Frame 1 (no input): blank canvas, image omitted
Frame 60 (the mouse pressed at the canvas centre just before this capture): blank canvas, image omitted
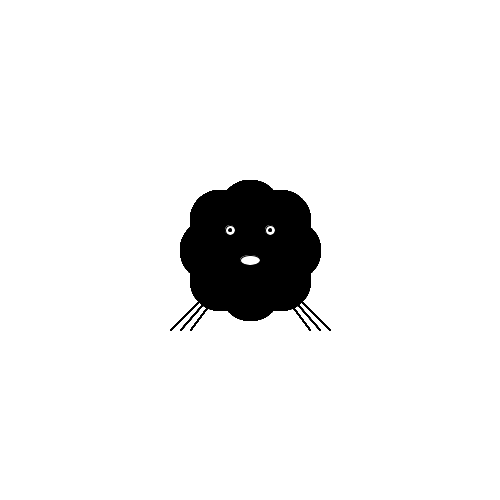
Frame 120 (the mouse held since frame 60 and released just before this capture)

The Processing sketch whose frames 1 and 60 were blank and that drew this single picture after the mouse press (run headless with seeded random() and noise(); from frame 60 on, the mouse is pressed at the canvas centre):

// Processing sketch: processing_162435
// ── processing_162435.pde

/*
i love me a good pancake
                        -plato
*/

//click for thing to draw thing yes yes

void setup(){
  background(255);
  size(500,500);
}

void draw(){
  if (mousePressed==true){
  thing(mouseX, mouseY);
  }
}

void thing(int x, int y){
  fill(0);
  ellipse(x,y,100,100);
  ellipse(x+30,y+30,60,60);
  ellipse(x+30,y-30,60,60);
  ellipse(x-30,y-30,60,60);
  ellipse(x-30,y+30,60,60);
  ellipse(x+40,y,60,60);
  ellipse(x-40,y,60,60);
  ellipse(x,y+40,60,60);
  ellipse(x,y-40,60,60);
 
  line(x,y,x+80,y+80);
  line(x,y,x-80,y+80);
  line(x,y,x+70,y+80);
  line(x,y,x-70,y+80);
  line(x,y,x+60,y+80);
  line(x,y,x-60,y+80);
  fill(255);
  ellipse(x+20,y-20,10,10);
  ellipse(x-20,y-20,10,10);
  ellipse(x,y+10,20,10);
  fill(0);
  ellipse(x+20,y-20,3,3);
  ellipse(x-20,y-20,3,3);
}

void keyPressed(){
  if (key== ' '){
    background(255);
  }
}
